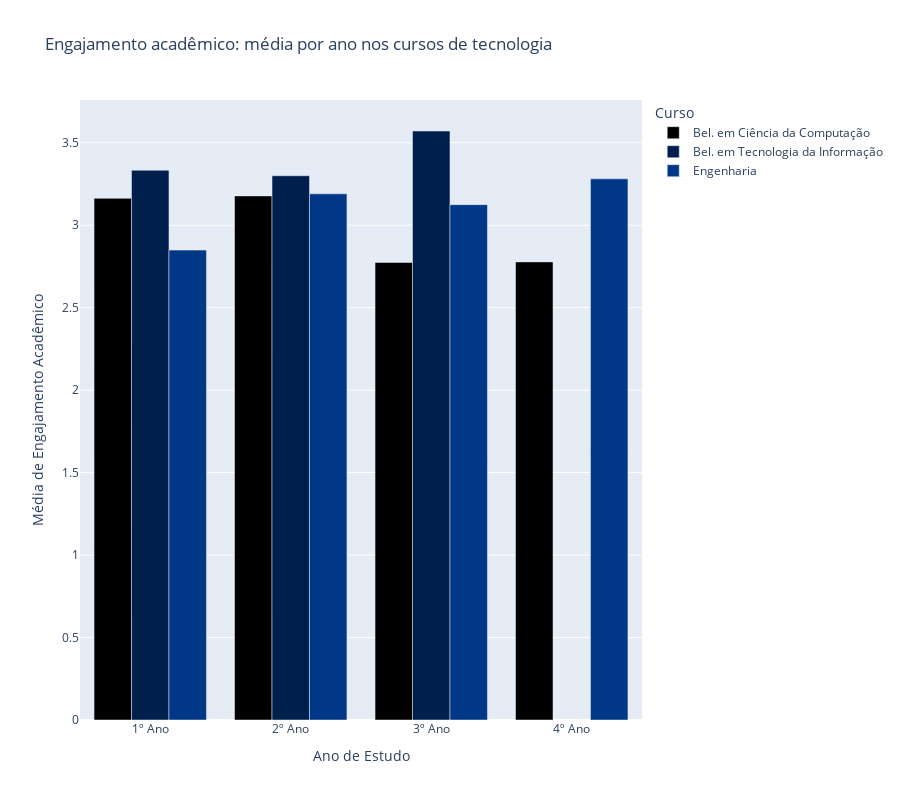

The notebook cell saved with this chart:
### Markdown cell above
### P3. Análise Explanatória Insight #3 
**Média de Engajamento Acadêmico por Ano de Estudo**

A análise dos cursos selecionados revela que o engajamento acadêmico ao longo dos anos não segue uma trajetória linear de crescimento ou queda. Em vez disso, observam-se flutuações que sugerem a influência de fatores específicos de cada etapa, como mudanças no currículo, características das turmas ou até mesmo a complexidade dos conteúdos oferecidos em cada período.

No 1º ano, o Bacharelado em Tecnologia da Informação se destaca com a maior média de engajamento, possivelmente impulsionado pelo entusiasmo inicial dos estudantes diante de conteúdos introdutórios e do contato com temas ligados à tecnologia. Em contraste, o curso de Engenharia apresenta o desempenho mais baixo, o que pode refletir tanto a dificuldade de adaptação dos ingressantes às disciplinas básicas quanto a exigência de uma carga horária intensa já no início da graduação.

No 3º ano, o Bacharelado em Tecnologia da Informação atinge um pico expressivo de engajamento, superando de forma notável os demais cursos. Esse aumento pode estar relacionado ao momento em que os estudantes começam a vivenciar projetos práticos e conteúdos mais aplicados, que fortalecem a conexão entre teoria e prática e elevam o envolvimento.

Já no 4º ano, ocorre uma inversão interessante: o curso de Engenharia assume a liderança em engajamento médio, sugerindo que os alunos atingem maior maturidade acadêmica e motivação ao se aproximarem da conclusão do curso. Nesse mesmo período, o Bacharelado em Ciência da Computação apresenta o menor resultado, o que pode indicar dificuldades ligadas à complexidade dos conteúdos avançados ou à pressão do mercado de trabalho, que se intensifica no final da graduação.

### Code cell
#| fig-cap: "Gráfico de barras mostrando o engajamento acadêmico médio por ano nos cursos de tecnologia."
selected_courses = ['Engenharia', 'Bel. em Tecnologia da Informação', 'Bel. em Ciência da Computação']
filtered_dt = df[df['Course'].isin(selected_courses)]

avg_academic_engagement_filtered = filtered_dt.groupby(['YearOfStudy', 'Course'])['AcademicEngagement'].mean().reset_index()

fig = px.bar(avg_academic_engagement_filtered, x='YearOfStudy', y='AcademicEngagement', color='Course',
             title='Engajamento acadêmico: média por ano nos cursos de tecnologia',
             barmode='group',
             custom_data=['Course'],
             height=800,
             color_discrete_sequence=px.colors.cyclical.IceFire)

fig.update_layout(
    xaxis_title="Ano de Estudo",
    yaxis_title="Média de Engajamento Acadêmico",
    legend_title_text='Curso'
)

fig.update_traces(hovertemplate='Ano de Estudo: %{x}<br>Média de Engajamento Acadêmico: %{y:.2f}')

fig.show()

### Figure 1 — Plotly figure (JSON) as saved in the notebook; plotly's stock layout.template omitted (floating-point values rounded to 4 significant figures)
{"data": [{"alignmentgroup": "True", "customdata": [["Bel. em Ciência da Computação"], ["Bel. em Ciência da Computação"], ["Bel. em Ciência da Computação"], ["Bel. em Ciência da Computação"]], "hovertemplate": "Ano de Estudo: %{x}<br>Média de Engajamento Acadêmico: %{y:.2f}", "legendgroup": "Bel. em Ciência da Computação", "marker": {"color": "#000000", "pattern": {"shape": ""}}, "name": "Bel. em Ciência da Computação", "offsetgroup": "Bel. em Ciência da Computação", "orientation": "v", "showlegend": true, "textposition": "auto", "type": "bar", "x": ["1º Ano", "2º Ano", "3º Ano", "4º Ano"], "xaxis": "x", "y": [3.163, 3.178, 2.774, 2.778], "yaxis": "y"}, {"alignmentgroup": "True", "customdata": [["Bel. em Tecnologia da Informação"], ["Bel. em Tecnologia da Informação"], ["Bel. em Tecnologia da Informação"]], "hovertemplate": "Ano de Estudo: %{x}<br>Média de Engajamento Acadêmico: %{y:.2f}", "legendgroup": "Bel. em Tecnologia da Informação", "marker": {"color": "#001f4d", "pattern": {"shape": ""}}, "name": "Bel. em Tecnologia da Informação", "offsetgroup": "Bel. em Tecnologia da Informação", "orientation": "v", "showlegend": true, "textposition": "auto", "type": "bar", "x": ["1º Ano", "2º Ano", "3º Ano"], "xaxis": "x", "y": [3.333, 3.3, 3.571], "yaxis": "y"}, {"alignmentgroup": "True", "customdata": [["Engenharia"], ["Engenharia"], ["Engenharia"], ["Engenharia"]], "hovertemplate": "Ano de Estudo: %{x}<br>Média de Engajamento Acadêmico: %{y:.2f}", "legendgroup": "Engenharia", "marker": {"color": "#003786", "pattern": {"shape": ""}}, "name": "Engenharia", "offsetgroup": "Engenharia", "orientation": "v", "showlegend": true, "textposition": "auto", "type": "bar", "x": ["1º Ano", "2º Ano", "3º Ano", "4º Ano"], "xaxis": "x", "y": [2.849, 3.19, 3.125, 3.281], "yaxis": "y"}], "layout": {"barmode": "group", "height": 800, "legend": {"title": {"text": "Curso"}, "tracegroupgap": 0}, "title": {"text": "Engajamento acadêmico: média por ano nos cursos de tecnologia"}, "xaxis": {"anchor": "y", "domain": [0, 1], "title": {"text": "Ano de Estudo"}}, "yaxis": {"anchor": "x", "domain": [0, 1], "title": {"text": "Média de Engajamento Acadêmico"}}}}
